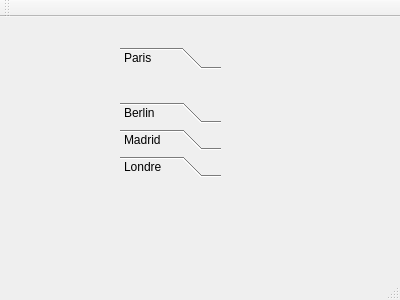
<?xml version="1.0" encoding="UTF-8"?>
<ui version="4.0">
 <class>MainWindow</class>
 <widget class="QMainWindow" name="MainWindow">
  <property name="geometry">
   <rect>
    <x>0</x>
    <y>0</y>
    <width>400</width>
    <height>300</height>
   </rect>
  </property>
  <property name="windowTitle">
   <string>MainWindow</string>
  </property>
  <widget class="QWidget" name="centralWidget">
   <widget class="QToolBox" name="toolBox">
    <property name="geometry">
     <rect>
      <x>120</x>
      <y>30</y>
      <width>101</width>
      <height>130</height>
     </rect>
    </property>
    <property name="currentIndex">
     <number>0</number>
    </property>
    <widget class="QWidget" name="pageParis">
     <property name="geometry">
      <rect>
       <x>0</x>
       <y>0</y>
       <width>101</width>
       <height>21</height>
      </rect>
     </property>
     <attribute name="label">
      <string>Paris</string>
     </attribute>
    </widget>
    <widget class="QWidget" name="page_2">
     <property name="geometry">
      <rect>
       <x>0</x>
       <y>0</y>
       <width>101</width>
       <height>21</height>
      </rect>
     </property>
     <attribute name="label">
      <string>Berlin</string>
     </attribute>
    </widget>
    <widget class="QWidget" name="page">
     <attribute name="label">
      <string>Madrid</string>
     </attribute>
    </widget>
    <widget class="QWidget" name="page_3">
     <attribute name="label">
      <string>Londre</string>
     </attribute>
    </widget>
   </widget>
  </widget>
  <widget class="QMenuBar" name="menuBar">
   <property name="geometry">
    <rect>
     <x>0</x>
     <y>0</y>
     <width>400</width>
     <height>22</height>
    </rect>
   </property>
  </widget>
  <widget class="QToolBar" name="mainToolBar">
   <attribute name="toolBarArea">
    <enum>TopToolBarArea</enum>
   </attribute>
   <attribute name="toolBarBreak">
    <bool>false</bool>
   </attribute>
  </widget>
  <widget class="QStatusBar" name="statusBar"/>
 </widget>
 <layoutdefault spacing="6" margin="11"/>
 <resources/>
 <connections/>
</ui>
